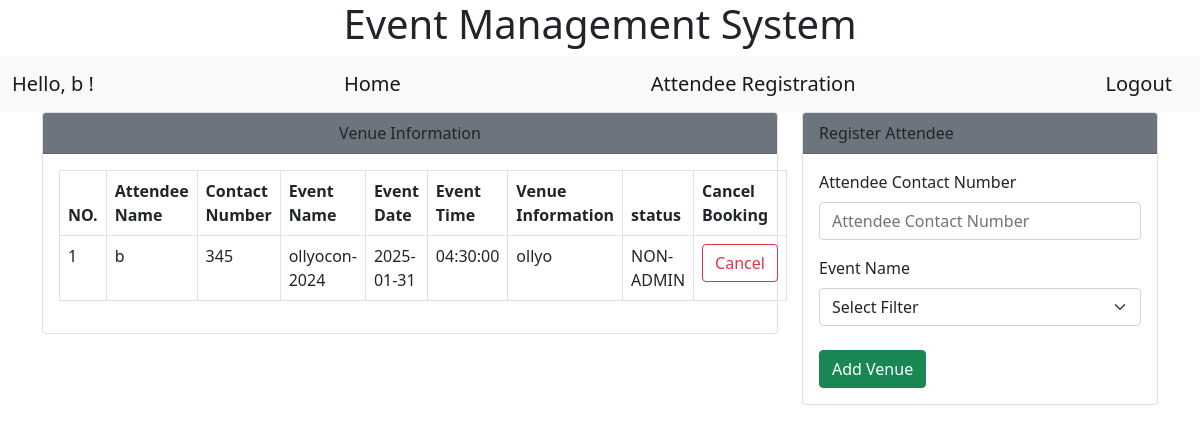
/attendee_registration.php (signed in), run on the app's committed database.
### tables this page shows
CREATE TABLE `attendee_registration` (
  `registration_id` int(10) NOT NULL,
  `attendee_contact_number` int(20) NOT NULL,
  `registration_time_stamp` timestamp NOT NULL DEFAULT current_timestamp(),
  `user_id` varchar(10) NOT NULL,
  `event_id` int(10) NOT NULL
);

CREATE TABLE `users` (
  `id` int(10) NOT NULL,
  `user_id` varchar(255) NOT NULL,
  `user_name` varchar(255) NOT NULL,
  `password` varchar(255) NOT NULL,
  `name` varchar(255) NOT NULL,
  `email` varchar(255) NOT NULL,
  `usertype` varchar(255) NOT NULL
);

CREATE TABLE `events` (
  `id` int(10) NOT NULL,
  `event_name` varchar(100) NOT NULL,
  `event_date` date NOT NULL,
  `event_time` time NOT NULL,
  `event_category` varchar(100) NOT NULL,
  `event_decription` text NOT NULL,
  `venue_name` text NOT NULL,
  `event_ticket_price` double NOT NULL,
  `event_ticket_total` int(11) NOT NULL,
  `event_ticket_sold` int(11) NOT NULL
);

### attendee_registration.php (the view, shortened to what this page needs)
<?php
include('header.php');
include('db_conn.php');
$uname = $_SESSION['user_name'];
$read_user_name = "SELECT usertype FROM users WHERE user_name = ?";
$stmt_read_user_name = $connect->prepare($read_user_name);
$stmt_read_user_name->bind_param("s", $uname);
$stmt_read_user_name->execute();
$result_user_name = $stmt_read_user_name->get_result();
$row_user_name = $result_user_name->fetch_assoc();
$utype = $row_user_name['usertype'];
?>
<div class="row">
    <div class="col-8">
        <div class="card text-dark">
            <div class="card-header bg-secondary text-center">Venue Information</div>
            <div class="card-body">
                <table class="table table-bordered" id="searchresult">
                    <thead>
                        <tr>
                            <th scope="col">NO.</th>
                            <th scope="col">Attendee Name</th>
                            <th scope="col">Contact Number</th>
                            <th scope="col">Event Name</th>
                            <th scope="col">Event Date</th>
                            <th scope="col">Event Time</th>
                            <th scope="col">Venue Information</th>
                            <th scope="col">status</th>
                            <th scope="col">Cancel Booking</th>
                        </tr>
                    </thead>
                    <tbody>
                        <?php
                        if ($utype == 'ADMIN') {
                            $count = 0;
                            if ($connect->connect_error) {
                                die("Connection failed: " . $conn->connect_error);
                            }
                            $query = "SELECT * FROM attendee_registration INNER JOIN users on attendee_registration.user_id= users.user_id INNER JOIN events on attendee_registration.event_id=events.id ";
                            $stmt = $connect->prepare($query);
                            $stmt->execute();
                            $read_result = $stmt->get_result();
                            if ($read_result->num_rows > 0) {
                                while ($row = $read_result->fetch_assoc()) {
                                    $count++;
                                    echo "<tr>";
                                    echo "<td>{$count}</td>";
                                    echo "<td>{$row['user_name']}</td>";
                                    echo "<td>{$row['attendee_contact_number']}</td>";
                                    echo "<td>{$row['event_name']}</td>";
                                    echo "<td>{$row['event_date']}</td>";
                                    echo "<td>{$row['event_time']}</td>";
                                    echo "<td>{$row['venue_name']}</td>";
                                    echo "<td>{$row['usertype']}</td>";
                                    echo "<td><a href='delete_attendee_registration.php?id=" . $row['registration_id'] . "&event_name=" . $row['event_name'] . "' name='delete' class='btn btn-outline-danger'>Cancel</a></td>";
                                    echo "</tr>";
                                }
                            }
                        } else {
                            $count = 0;
                            $uname = $_SESSION['user_name'];
                            $query = "SELECT * FROM attendee_registration INNER JOIN users on attendee_registration.user_id= users.user_id INNER JOIN events on attendee_registration.event_id=events.id where user_name= ?";
                            $stmt = $connect->prepare($query);
                            $stmt->bind_param("s", $uname);
                            $stmt->execute();
                            $read_result = $stmt->get_result();
                            if ($read_result->num_rows > 0) {
                                while ($row = $read_result->fetch_assoc()) {
                                    $count++;
                                    echo "<tr>";
                                    echo "<td>{$count}</td>";
                                    echo "<td>{$row['user_name']}</td>";
                                    echo "<td>{$row['attendee_contact_number']}</td>";
                                    echo "<td>{$row['event_name']}</td>";
                                    echo "<td>{$row['event_date']}</td>";
                                    echo "<td>{$row['event_time']}</td>";
                                    echo "<td>{$row['venue_name']}</td>";
                                    echo "<td>{$row['usertype']}</td>";
                                    echo "<td><a href='delete_attendee_registration.php?id=" . $row['registration_id'] . "&event_name=" . $row['event_name'] . "' name='delete' class='btn btn-outline-danger'>Cancel</a></td>";
                                    echo "</tr>";
                                }
                            }
                        }
                        ?>
                    </tbody>
                </table>
            </div>
        </div>
    </div>
    <div class="col-4">
        <div class="card text-black  mb-3" style="max-width: 40rem;">
            <div class="card-header bg-secondary">Register Attendee</div>
            <div class="card-body">
                <form action="attendee_manage_data.php" method="POST">
                    <div class="mb-3">
                        <label class="form-label">Attendee Contact Number</label>
                        <input type="text" class="form-control" name="attendee_contact_number" placeholder="Attendee Contact Number">
                    </div>
                    <div id="filters">
                        <label class="form-label">Event Name</label>
                        <select name="event_id" class="form-select">
                            <option value="" disabled selected>Select Filter</option>
                        </select>
                    </div>
                    <br>
                    <button type="submit" class="btn btn-success" name="registerattendee" value="Add">Add Venue</button>
                </form>
            </div>
        </div>
    </div>
</div>
</div>
</body>
</html>

### data on the page
attendee_registration: users.user_name "b", attendee_contact_number "345", event.event_name "ollyocon-2024", event.event_date "2025-01-31", event.event_time "04:30:00", event.venue_name "ollyo", users.usertype "NON-ADMIN"

### other printed values
$_SESSION['name'] "b"
